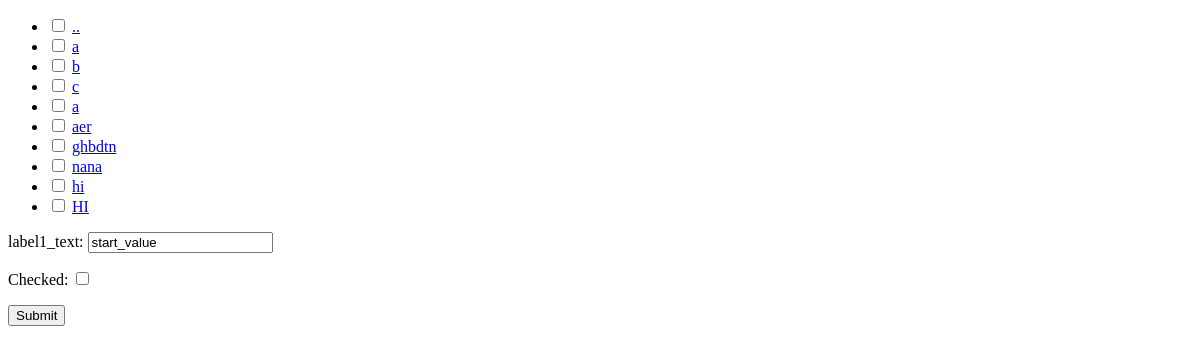
The page /tasks/ on the database as committed earlier.
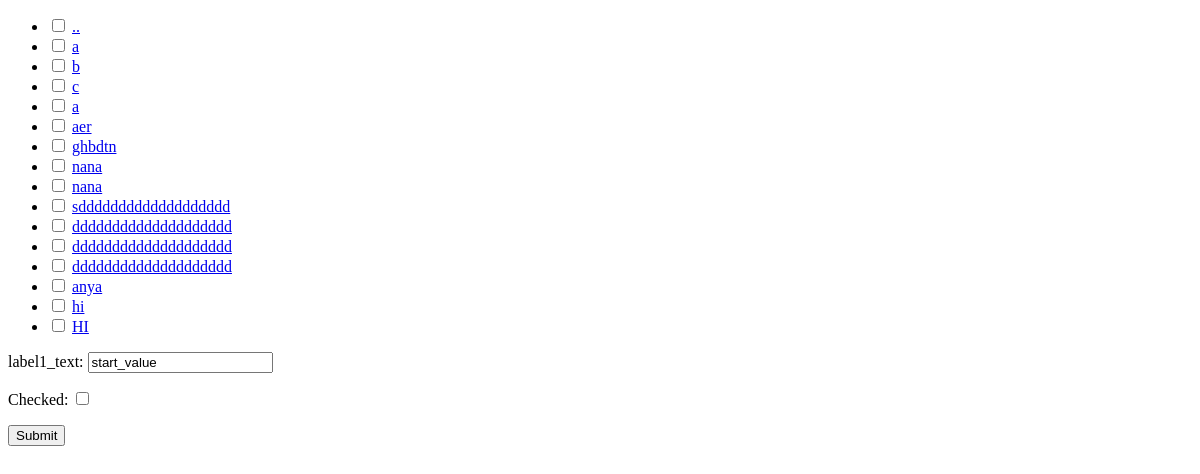
The same page on the database as committed later.
### myapp/models.py (models this page shows)
class Task(models.Model):
    id = models.UUIDField(primary_key=True, default=uuid.uuid4)  # change id
    text = models.CharField(max_length=64)
    checked = models.BooleanField()

### myapp/views.py (the view, shortened to what this page needs)
# urls.py: url(r'^tasks/$', views.TaskView.as_view()),
class TaskView(View):
    def get(self, request, *args, **kwargs):
        tasks = Task.objects.all()
        return render(request, 'myapp/index.html',
                      {'tasks': tasks, 'form': TaskModelForm(initial={'text': 'start_value'})})

### myapp/forms.py
class TaskModelForm(forms.ModelForm):
    class Meta:
        model = Task
        fields = ['text', 'checked']
        labels = {'text': 'label1_text'}
        help_text = {'text': 'help_text1'}
        error_messages = {'text': {'max_length': "error_max-length"}}

### myapp/templates/myapp/index.html (shortened to what this page needs)
<!DOCTYPE html>
<html lang="en">
<head>
</head>
<body>
    <ul>
        {% for task in tasks %}
        <li>
            <input type="checkbox"
            >
            <a href="/tasks/{{task.id}}">{{task.text}}</a>
        </li>
        {% endfor %}
    </ul>
    <form method="post">
        {{form.as_p}}
        <button type="submit">Submit</button>
    </form>
</body>
</html>

Rows that differ between the two databases and show on the page:
added Task: text "nana"
added Task: text "sddddddddddddddddddd"
added Task: text "dddddddddddddddddddd"
added Task: text "dddddddddddddddddddd"
added Task: text "dddddddddddddddddddd"
added Task: text "anya"
